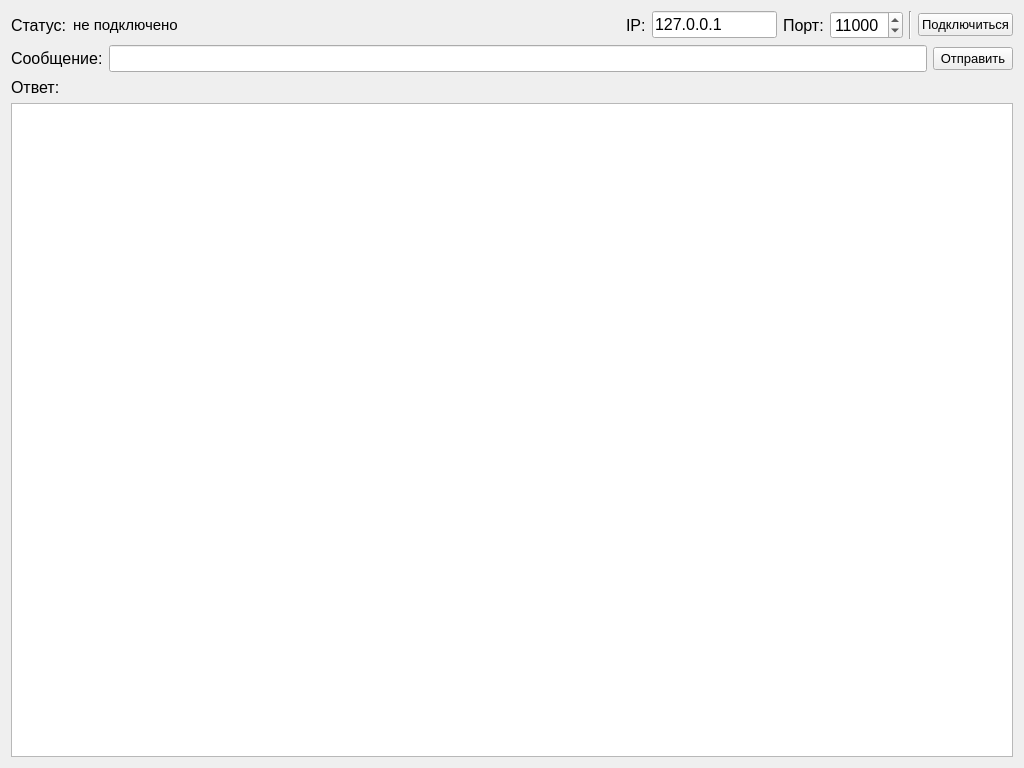
<?xml version="1.0" encoding="UTF-8"?>
<ui version="4.0">
 <class>Widget</class>
 <widget class="QWidget" name="Widget">
  <property name="geometry">
   <rect>
    <x>0</x>
    <y>0</y>
    <width>1024</width>
    <height>768</height>
   </rect>
  </property>
  <property name="windowTitle">
   <string>Сетевые приложения. ЛР #2. Клиент.</string>
  </property>
  <layout class="QGridLayout" name="gridLayout_2" rowstretch="1,1,10">
   <item row="2" column="0">
    <layout class="QGridLayout" name="gridLayout_response" columnstretch="2">
     <property name="topMargin">
      <number>0</number>
     </property>
     <item row="0" column="0">
      <widget class="QLabel" name="label_response">
       <property name="font">
        <font>
         <pointsize>12</pointsize>
        </font>
       </property>
       <property name="text">
        <string>Ответ:</string>
       </property>
      </widget>
     </item>
     <item row="1" column="0">
      <widget class="QPlainTextEdit" name="plainTextEdit_response">
       <property name="font">
        <font>
         <pointsize>10</pointsize>
        </font>
       </property>
      </widget>
     </item>
    </layout>
   </item>
   <item row="1" column="0">
    <layout class="QHBoxLayout" name="horizontalLayout_request">
     <property name="topMargin">
      <number>0</number>
     </property>
     <item>
      <widget class="QLabel" name="label_request">
       <property name="font">
        <font>
         <pointsize>12</pointsize>
        </font>
       </property>
       <property name="text">
        <string>Сообщение:</string>
       </property>
      </widget>
     </item>
     <item>
      <widget class="QLineEdit" name="lineEdit_request">
       <property name="font">
        <font>
         <pointsize>12</pointsize>
        </font>
       </property>
      </widget>
     </item>
     <item>
      <widget class="QPushButton" name="pushButton_request">
       <property name="font">
        <font>
         <pointsize>10</pointsize>
        </font>
       </property>
       <property name="text">
        <string>Отправить</string>
       </property>
      </widget>
     </item>
    </layout>
   </item>
   <item row="0" column="0">
    <layout class="QHBoxLayout" name="horizontalLayout">
     <item>
      <widget class="QLabel" name="label_status">
       <property name="font">
        <font>
         <pointsize>12</pointsize>
        </font>
       </property>
       <property name="text">
        <string>Статус:</string>
       </property>
      </widget>
     </item>
     <item>
      <widget class="QLabel" name="label_statusText">
       <property name="font">
        <font>
         <pointsize>11</pointsize>
        </font>
       </property>
       <property name="text">
        <string>не подключено</string>
       </property>
      </widget>
     </item>
     <item>
      <spacer name="horizontalSpacer">
       <property name="orientation">
        <enum>Qt::Horizontal</enum>
       </property>
       <property name="sizeHint" stdset="0">
        <size>
         <width>40</width>
         <height>20</height>
        </size>
       </property>
      </spacer>
     </item>
     <item>
      <widget class="QLabel" name="label_ip">
       <property name="font">
        <font>
         <pointsize>12</pointsize>
        </font>
       </property>
       <property name="text">
        <string>IP:</string>
       </property>
      </widget>
     </item>
     <item>
      <widget class="QLineEdit" name="lineEdit_ip">
       <property name="maximumSize">
        <size>
         <width>125</width>
         <height>16777215</height>
        </size>
       </property>
       <property name="font">
        <font>
         <pointsize>12</pointsize>
        </font>
       </property>
       <property name="text">
        <string>127.0.0.1</string>
       </property>
      </widget>
     </item>
     <item>
      <widget class="QLabel" name="label_port">
       <property name="font">
        <font>
         <pointsize>12</pointsize>
        </font>
       </property>
       <property name="text">
        <string>Порт:</string>
       </property>
      </widget>
     </item>
     <item>
      <widget class="QSpinBox" name="spinBox_port">
       <property name="font">
        <font>
         <pointsize>12</pointsize>
        </font>
       </property>
       <property name="maximum">
        <number>50000</number>
       </property>
       <property name="value">
        <number>11000</number>
       </property>
      </widget>
     </item>
     <item>
      <widget class="Line" name="line">
       <property name="orientation">
        <enum>Qt::Vertical</enum>
       </property>
      </widget>
     </item>
     <item>
      <widget class="QPushButton" name="pushButton_connect">
       <property name="font">
        <font>
         <pointsize>10</pointsize>
        </font>
       </property>
       <property name="text">
        <string>Подключиться</string>
       </property>
      </widget>
     </item>
    </layout>
   </item>
  </layout>
 </widget>
 <resources/>
 <connections/>
</ui>
